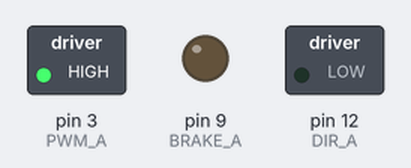
The sketch below on a simulated Arduino Uno, built with avr-gcc and run on an emulated ATmega328P. Shown: switched loads named in the sketch (green lamp = pin HIGH), output pins drawn as LEDs (lit = HIGH).

Above: at 0.1 s.
Timing chart, 0 to 1.6 s (numbered marks = the images above):
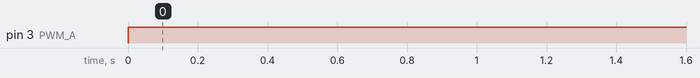

The sketch:

foward.ino
```cpp
const int
PWM_A   = 3,
DIR_A   = 12,
BRAKE_A = 9,
ranger=A2,
SNS_A   = A0;
int total2;


void setup() {
  pinMode(BRAKE_A, OUTPUT);  // Brake pin on channel A
  pinMode(DIR_A, OUTPUT);    // Direction pin on channel A
}

void loop() {

     digitalWrite(BRAKE_A, LOW);  // setting brake LOW disable motor brake
     //digitalWrite(DIR_A, HIGH);   // setting direction to HIGH the moor will spin forward
     analogWrite(PWM_A, 255);     // Set the speed of the motor, 255 is themaximum value
    //digitalWrite(BRAKE_A, HIGH);  // raise the brake

}
```

Measured:
- by itself, pin 3 (PWM_A): LOW → HIGH at 0.00 s
